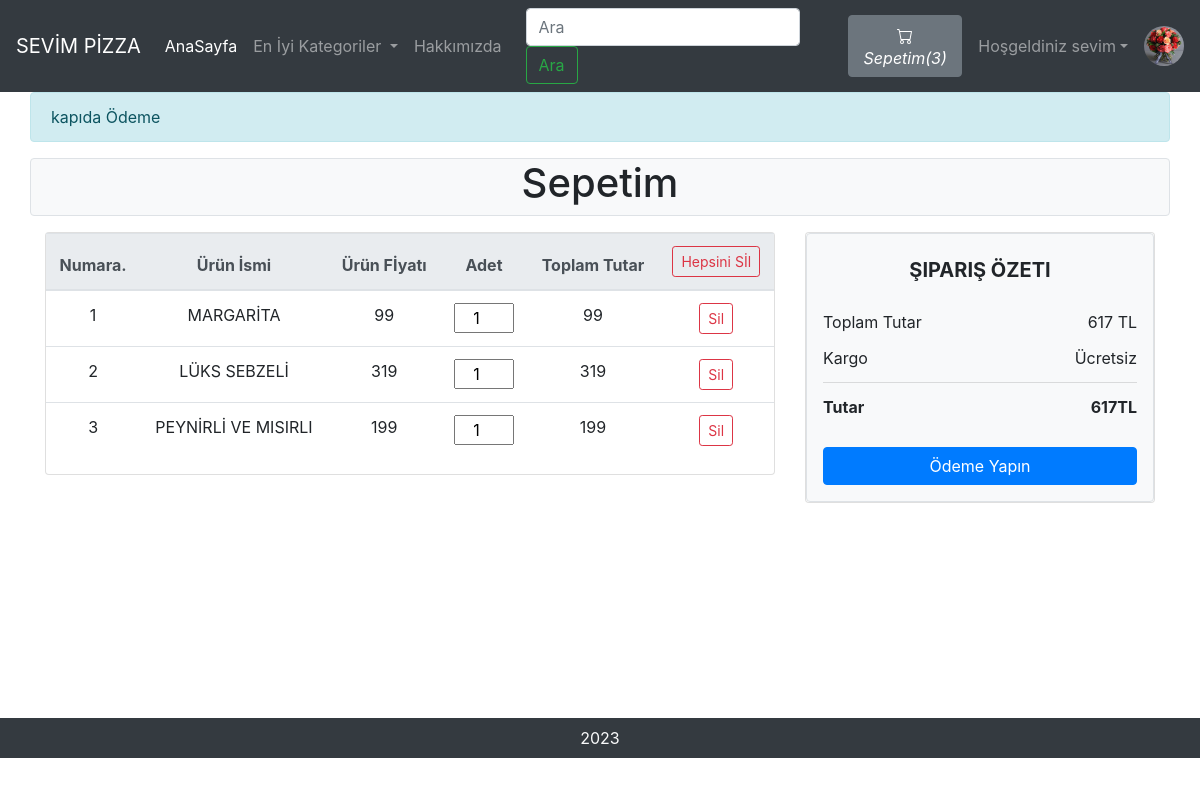
The page /viewCart.php (signed in) on the database its author committed.
### tables this page shows
CREATE TABLE `sitedetail` (
  `tempId` int(11) NOT NULL,
  `systemName` varchar(21) NOT NULL,
  `email` varchar(35) NOT NULL,
  `contact1` bigint(21) NOT NULL,
  `contact2` bigint(21) DEFAULT NULL COMMENT 'Optional',
  `address` text NOT NULL,
  `dateTime` datetime NOT NULL DEFAULT current_timestamp()
);

CREATE TABLE `viewcart` (
  `cartItemId` int(11) NOT NULL,
  `pizzaId` int(11) NOT NULL,
  `itemQuantity` int(100) NOT NULL,
  `userId` int(11) NOT NULL,
  `addedDate` datetime NOT NULL DEFAULT current_timestamp()
);

CREATE TABLE `pizza` (
  `pizzaId` int(12) NOT NULL,
  `pizzaName` varchar(255) NOT NULL,
  `pizzaPrice` int(12) NOT NULL,
  `pizzaDesc` text NOT NULL,
  `pizzaCategorieId` int(12) NOT NULL,
  `pizzaPubDate` datetime NOT NULL DEFAULT current_timestamp()
);

### viewCart.php (the view, shortened to what this page needs)
<!doctype html>
<html lang="en">
<head>
    <link rel="stylesheet" href="https://stackpath.bootstrapcdn.com/bootstrap/4.4.1/css/bootstrap.min.css">
    <link rel="stylesheet" href="https://use.fontawesome.com/releases/v5.8.2/css/all.css">
</head>
<body>
    <?php include 'partials/_dbconnect.php';?>
    <?php require 'partials/_nav.php' ?>
    <?php
    if($loggedin){
    ?>
    <div class="container" id="cont">
        <div class="row">
            <div class="alert alert-info mb-0" style="width: -webkit-fill-available;">
              <strong></strong>kapıda Ödeme
            </div>
            <div class="col-lg-12 text-center border rounded bg-light my-3">
                <h1>Sepetim</h1>
            </div>
            <div class="col-lg-8">
                <div class="card wish-list mb-3">
                    <table class="table text-center">
                        <thead class="thead-light">
                            <tr>
                                <th scope="col">Numara.</th>
                                <th scope="col">Ürün İsmi</th>
                                <th scope="col">Ürün Fİyatı</th>
                                <th scope="col">Adet</th>
                                <th scope="col">Toplam Tutar</th>
                                <th scope="col">
                                    <form action="partials/_manageCart.php" method="POST">
                                        <button name="removeAllItem" class="btn btn-sm btn-outline-danger">Hepsini Sİl</button>
                                        <input type="hidden" name="userId" value="<?php $userId = $_SESSION['userId']; echo $userId ?>">
                                    </form>
                                </th>
                            </tr>
                        </thead>
                        <tbody>
                            <?php
                                $sql = "SELECT * FROM `viewcart` WHERE `userId`= $userId";
                                $result = mysqli_query($conn, $sql);
                                $counter = 0;
                                $totalPrice = 0;
                                while($row = mysqli_fetch_assoc($result)){
                                    $pizzaId = $row['pizzaId'];
                                    $Quantity = $row['itemQuantity'];
                                    $mysql = "SELECT * FROM `pizza` WHERE pizzaId = $pizzaId";
                                    $myresult = mysqli_query($conn, $mysql);
                                    $myrow = mysqli_fetch_assoc($myresult);
                                    $pizzaName = $myrow['pizzaName'];
                                    $pizzaPrice = $myrow['pizzaPrice'];
                                    $total = $pizzaPrice * $Quantity;
                                    $counter++;
                                    $totalPrice = $totalPrice + $total;
                                    echo '<tr>
                                            <td>' . $counter . '</td>
                                            <td>' . $pizzaName . '</td>
                                            <td>' . $pizzaPrice . '</td>
                                            <td>
                                                <form id="frm' . $pizzaId . '">
                                                    <input type="hidden" name="pizzaId" value="' . $pizzaId . '">
                                                    <input type="number" name="quantity" value="' . $Quantity . '" class="text-center" onchange="updateCart(' . $pizzaId . ')" onkeyup="return false" style="width:60px" min=1 oninput="check(this)" onClick="this.select();">
                                                </form>
                                            </td>
                                            <td>' . $total . '</td>
                                            <td>
                                                <form action="partials/_manageCart.php" method="POST">
                                                    <button name="removeItem" class="btn btn-sm btn-outline-danger">Sil</button>
                                                    <input type="hidden" name="itemId" value="'.$pizzaId. '">
                                                </form>
                                            </td>
                                        </tr>';
                                }
                                    ?>
                        </tbody>
                    </table>
                </div>
            </div>
            <div class="col-lg-4">
                <div class="card wish-list mb-3">
                    <div class="pt-4 border bg-light rounded p-3">
                        <h5 class="mb-3 text-uppercase font-weight-bold text-center">Şipariş Özeti</h5>
                        <ul class="list-group list-group-flush">
                            <li class="list-group-item d-flex justify-content-between align-items-center border-0 px-0 pb-0 bg-light">Toplam Tutar<span><?php echo $totalPrice ?> TL </span></li>
                            <li class="list-group-item d-flex justify-content-between align-items-center px-0 bg-light">Kargo<span> Ücretsiz</span></li>
                            <li class="list-group-item d-flex justify-content-between align-items-center border-0 px-0 mb-3 bg-light">
                                <div>
                                    <strong>Tutar</strong>
                                </div>
                                <span><strong><?php echo $totalPrice ?>TL </strong></span>
                            </li>
                        </ul>
                        <button type="button" class="btn btn-primary btn-block" data-toggle="modal" data-target="#checkoutModal">Ödeme Yapın</button>
                    </div>
                </div>
                <div class="mb-3">
                    <div class="pt-4">
                    </div>
                </div>
            </div>
        </div>
    </div>
    <?php
    }
    else {
        echo '<div class="container" style="min-height : 610px;">
        <div class="alert alert-info my-3">
            <font style="font-size:22px"><center>Sepete Gitmek İçin Giriş Yapmanız Gerekmektedir</strong></center></font>
        </div></div>';
    }
    ?>
    <?php require 'partials/_footer.php' ?>
</body>
</html>

### partials/_nav.php (shortened to what this page needs)
<?php
if(isset($_SESSION['loggedin']) && $_SESSION['loggedin']==true){
  $loggedin= true;
  $userId = $_SESSION['userId'];
  $username = $_SESSION['username'];
}
else{
  $loggedin = false;
  $userId = 0;
}
$sql = "SELECT * FROM `sitedetail`";
$result = mysqli_query($conn, $sql);
$row = mysqli_fetch_assoc($result);
$systemName = $row['systemName'];
echo '<nav class="navbar navbar-expand-lg navbar-dark bg-dark">
      <a class="navbar-brand" href="index.php">'.$systemName.'</a>
      <button class="navbar-toggler" type="button" data-toggle="collapse" data-target="#navbarSupportedContent" aria-controls="navbarSupportedContent" aria-expanded="false" aria-label="Toggle navigation">
        <span class="navbar-toggler-icon"></span>
      </button>
      <div class="collapse navbar-collapse" id="navbarSupportedContent">
        <ul class="navbar-nav mr-auto">
          <li class="nav-item active">
            <a class="nav-link" href="index.php">AnaSayfa <span class="sr-only">(current)</span></a>
          </li>
          <li class="nav-item dropdown">
            <a class="nav-link dropdown-toggle" href="#" id="navbarDropdown" role="button" data-toggle="dropdown" aria-haspopup="true" aria-expanded="false">
              En İyi Kategoriler
            </a>
            <div class="dropdown-menu" aria-labelledby="navbarDropdown">';
            echo '</div>
          </li>
          <li class="nav-item">
          </li>
          <li class="nav-item">
            <a class="nav-link" href="about.php">Hakkımızda</a>
          </li>
          <li class="nav-item">
          </li>
        </ul>
        <form method="get" action="/OnlinePizzaDelivery/search.php" class="form-inline my-2 my-lg-0 mx-3">
          <input class="form-control mr-sm-2" type="search" name="search" id="search" placeholder="Ara" aria-label="Search" required>
          <button class="btn btn-outline-success my-2 my-sm-0" type="submit">Ara</button>
        </form>';
        $countsql = "SELECT SUM(`itemQuantity`) FROM `viewcart` WHERE `userId`=$userId";
        $countresult = mysqli_query($conn, $countsql);
        $countrow = mysqli_fetch_assoc($countresult);
        $count = $countrow['SUM(`itemQuantity`)'];
        echo '<a href="viewCart.php"><button type="button" class="btn btn-secondary mx-2" title="MyCart">
          <svg xmlns="img/cart.svg" width="16" height="16" fill="currentColor" class="bi bi-cart" viewBox="0 0 16 16">
            <path d="M0 1.5A.5.5 0 0 1 .5 1H2a.5.5 0 0 1 .485.379L2.89 3H14.5a.5.5 0 0 1 .491.592l-1.5 8A.5.5 0 0 1 13 12H4a.5.5 0 0 1-.491-.408L2.01 3.607 1.61 2H.5a.5.5 0 0 1-.5-.5zM3.102 4l1.313 7h8.17l1.313-7H3.102zM5 12a2 2 0 1 0 0 4 2 2 0 0 0 0-4zm7 0a2 2 0 1 0 0 4 2 2 0 0 0 0-4zm-7 1a1 1 0 1 1 0 2 1 1 0 0 1 0-2zm7 0a1 1 0 1 1 0 2 1 1 0 0 1 0-2z"/>
          </svg>
          <i class="bi bi-cart">Sepetim(' .$count. ')</i>
        </button></a>';
        if($loggedin){
          echo '<ul class="navbar-nav mr-2">
            <li class="nav-item dropdown">
              <a class="nav-link dropdown-toggle" href="#" id="navbarDropdown" role="button" data-toggle="dropdown"> Hoşgeldiniz ' .$username. '</a>
              <div class="dropdown-menu" aria-labelledby="navbarDropdown">
                <a class="dropdown-item" href="partials/_logout.php">Çıkış Yap</a>
              </div>
            </li>
          </ul>
          <div class="text-center image-size-small position-relative">
            <a href="viewProfile.php"><img src="img/person-' .$userId. '.jpg" class="rounded-circle" onError="this.src = \'img/profilePic.jpg\'" style="width:40px; height:40px"></a>
          </div>';
        }
        else {
          echo '
          <button type="button" class="btn btn-success mx-2"  data-toggle="modal" data-target="#loginModal">Giriş</button>
          <button type="button" class="btn btn-success mx-2"  data-toggle="modal" data-target="#signupModal">Kaydet</button>';
        }
  echo '</div>
    </nav>';
?>

### viewCart.php (style rules this page uses)
#cont { min-height : 626px; }

### rows shown on the page
sitedetail: systemName "SEVİM PİZZA"
viewcart: pizzaId.pizzaName "MARGARİTA", pizzaId.pizzaPrice "99", quantity "1"
viewcart: pizzaId.pizzaName "LÜKS SEBZELİ", pizzaId.pizzaPrice "319", quantity "1"
viewcart: pizzaId.pizzaName "PEYNİRLİ VE MISIRLI", pizzaId.pizzaPrice "199", quantity "1"

### other values the page prints
$count "3"
$username "sevim"
$totalPrice "617"
